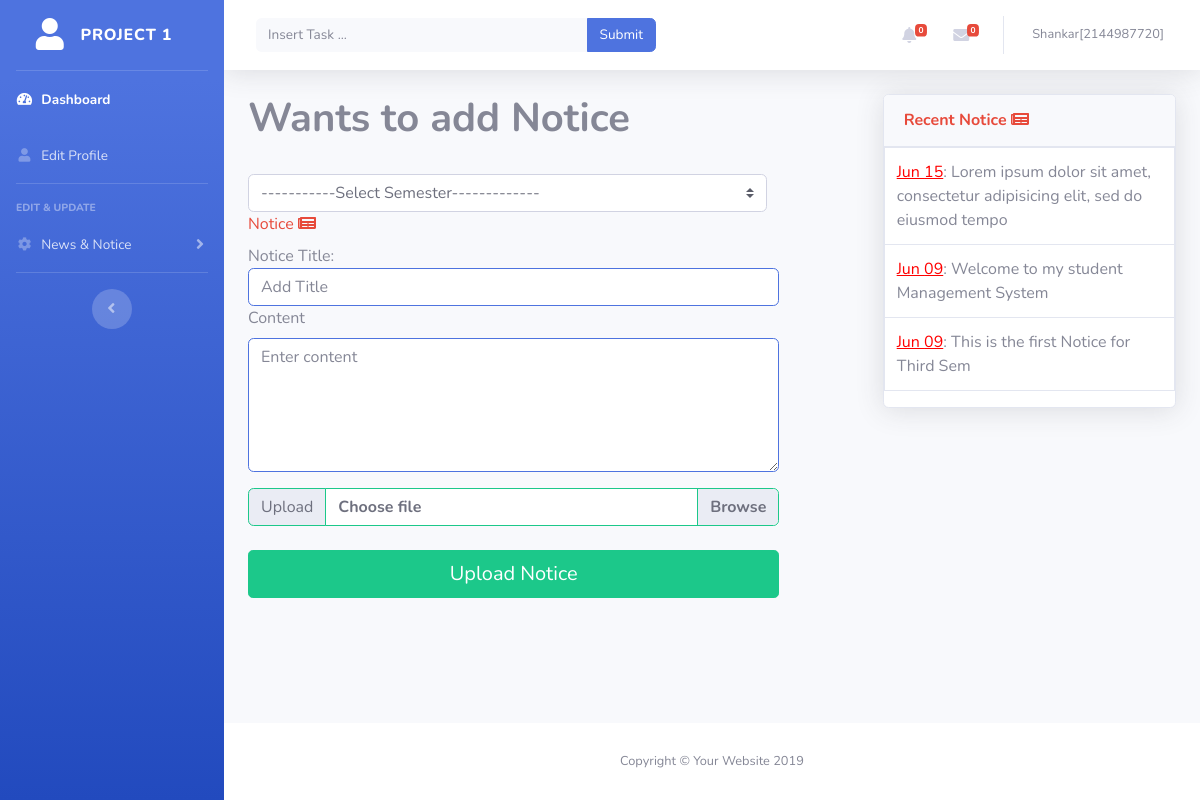
The page /student_page/addNotice.php (signed in) on the database its author committed.
### tables this page shows
CREATE TABLE `notice_table` (
  `notice_id` int(11) NOT NULL,
  `title` longtext NOT NULL,
  `content` longtext NOT NULL,
  `semester` varchar(255) NOT NULL,
  `date` timestamp NOT NULL DEFAULT current_timestamp() ON UPDATE current_timestamp(),
  `file` varchar(255) DEFAULT NULL,
  `value` int(11) NOT NULL
);

### student_page/addNotice.php (the view, shortened to what this page needs)
<?php include"includes/header.php";
?>
<div class="container">
  <div class="row">
    <div class="col-md-7">
    <h1 class="font-weight-bold w-100" style="">Wants to add Notice</h1><br>
    <form enctype="multipart/form-data" action="<?php echo htmlspecialchars($_SERVER['PHP_SELF']);?>" method="post">
        <div class="form-group">
            <div class="form-check form-check-inline  col-md-12">
                <select class="custom-select none" name="semester"id="semester">
                <option selected value="" class="text-white">-----------Select Semester-------------</option>
              </select>
            </div><br>
            <label for="comment" class="text-danger">Notice <i class="fas fs-fw fa-newspaper"></i></label><br>
             Notice Title:
             <input class="form-control border border-primary" name="title" placeholder="Add Title">
              <div class="form-group">
                <label for="details">Content</label>
                <textarea type="text" class="form-control border border-primary" name="content" placeholder="Enter content" rows="5" id="content"></textarea>
              </div>
         </div>
        <div class="input-group">
            <div class="input-group-prepend">
                <span class="input-group-text border border-success" id="inputGroupFileAddon01">Upload</span>
            </div>
            <div class="custom-file">
                <label class="custom-file-label font-weight-bold border border-success" for="inputGroupFile01">Choose file</label>
            </div>
        </div><br>
        <input type="submit" value="Upload Notice" name="save" class="btn btn-success btn-lg btn-block">
        <br>
      </div>
          <div class="col-md-1"></div>
            <div class="col-md-4">
                  <div class="card shadow mb-4">
                      <div class="card-header py-3">
                          <h6 class="m-0 font-weight-bold text-danger">Recent Notice&nbsp;<i class="fas fs-fw fa-newspaper"></i></h6>
                      </div>
                    <div class="">
                        <div class="table-responsive">
                            <table class="table table-bordered" width="100%" cellspacing="0">
                                    <?php
                  include "includes/config.php";
                  $sql = "SELECT * FROM notice_table where value=1 order by date desc LIMIT 8";
                  $result = mysqli_query($conn, $sql);
                  if(mysqli_num_rows($result)>0) {
                    while($row=mysqli_fetch_array($result)) {
                     $title = $row['title'];
                     $date = $row['date'];
                      $current = explode(" ",$date);
                      $d = date("M d", strtotime($current[0]));
                      $dte = explode(" ", $d);
                      $month = $dte[0];
                      $day = $dte[1];
                      ?>
                                        <tr>
                                          <td><u style="color:red"><?php echo $month." ".$day; ?></u>: <?php echo $title; ?></td>
                                        </tr>
                                    <?php
                    }
                  } else {
                    echo "";
                  }
                  ?>
                                </table>
                            </div>
                        </div>
                    </div>
              </div>
        </div>
   </div>
    </div>
     <?php include'includes/footer.php'?>

### rows shown on the page
notice_table: date "Jun", date "15", title "Lorem ipsum dolor sit amet, consectetur adipisicing elit, sed do eiusmod tempo"
notice_table: date "Jun", date "09", title "Welcome to my student Management System"
notice_table: date "Jun", date "09", title "This is the first Notice for Third Sem"

### other values the page prints
$_SESSION["username"] "Shankar"
$_SESSION["user_unique_id"] "2144987720"
